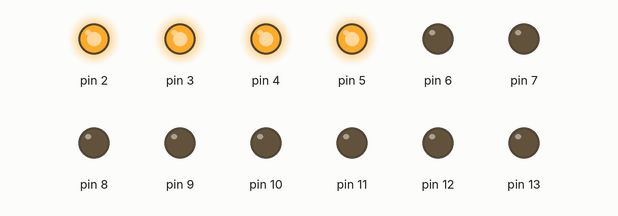
This sketch was run on a simulated Arduino Uno, built with avr-gcc and run on an emulated ATmega328P. Shown: output pins drawn as LEDs (lit = HIGH).

Above: at 0.02 s.
At 0.52 s:
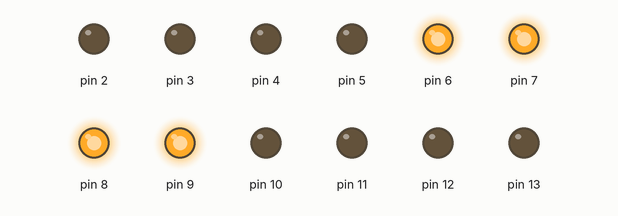
At 0.82 s:
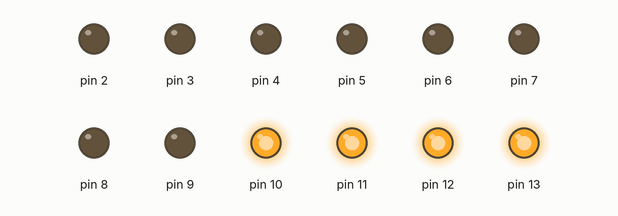
At 1.05 s:
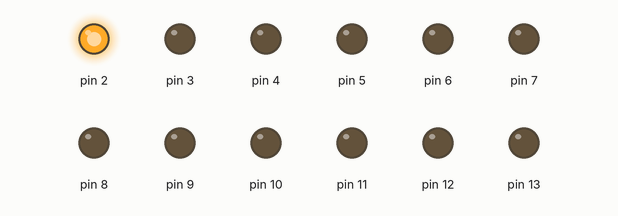
At 2.37 s:
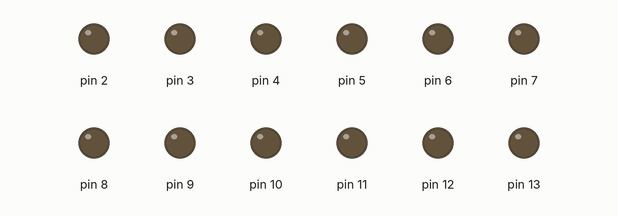
At 3.75 s:
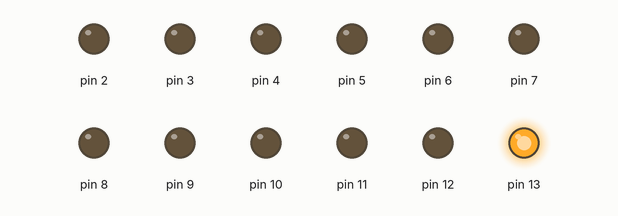
Timing chart, 0 to 4.8 s (numbered marks = the images above):
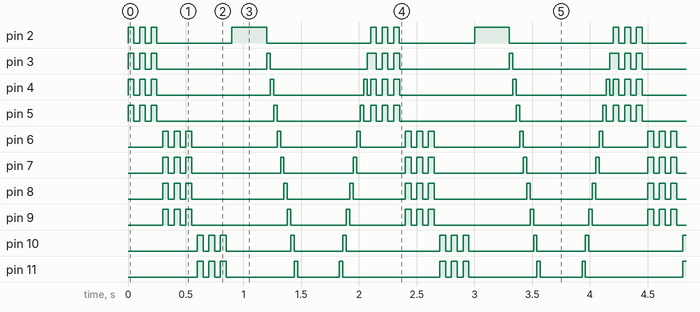

Measured:
- by itself, pin 2, pin 13: repeats every 2.1 s: 2 × (LOW 0.05 s, HIGH 0.05 s), LOW 0.65 s, HIGH 0.30 s, LOW 0.90 s, HIGH 0.05 s
- by itself, pin 3: repeats every 2.1 s: 2 × (LOW 0.05 s, HIGH 0.05 s), LOW 0.95 s, HIGH 0.03 s, LOW 0.84 s, HIGH 0.08 s
- by itself, pin 4: repeats every 2.1 s: 2 × (LOW 0.05 s, HIGH 0.05 s), LOW 0.98 s, HIGH 0.03 s, LOW 0.78 s, HIGH 0.03 s, LOW 0.03 s, HIGH 0.05 s
- by itself, pin 5: repeats every 2.1 s: 2 × (LOW 0.05 s, HIGH 0.05 s), LOW 1.0 s, HIGH 0.03 s, LOW 0.72 s, HIGH 0.03 s, LOW 0.06 s, HIGH 0.05 s
- by itself, pin 6: repeats every 2.1 s: 2 × (LOW 0.05 s, HIGH 0.05 s), LOW 0.74 s, HIGH 0.03 s, LOW 0.66 s, HIGH 0.03 s, LOW 0.39 s, HIGH 0.05 s
- by itself, pin 7: repeats every 2.1 s: 2 × (LOW 0.05 s, HIGH 0.05 s), LOW 0.77 s, HIGH 0.03 s, LOW 0.60 s, HIGH 0.03 s, LOW 0.42 s, HIGH 0.05 s
- by itself, pin 8: repeats every 2.1 s: 2 × (LOW 0.05 s, HIGH 0.05 s), LOW 0.80 s, HIGH 0.03 s, LOW 0.54 s, HIGH 0.03 s, LOW 0.45 s, HIGH 0.05 s
- by itself, pin 9: repeats every 2.1 s: 2 × (LOW 0.05 s, HIGH 0.05 s), LOW 0.83 s, 2 × (HIGH 0.03 s, LOW 0.48 s), HIGH 0.05 s

The sketch:

chasers_dos.ino
```cpp
void setup() {
  // initialize digital pin 13 as an output.
  pinMode(13, OUTPUT);
   pinMode(12, OUTPUT);
    pinMode(11, OUTPUT);
    pinMode(10, OUTPUT);
   pinMode(9, OUTPUT);
    pinMode(8, OUTPUT);
    pinMode(7, OUTPUT);
   pinMode(6, OUTPUT);
    pinMode(5, OUTPUT);
    pinMode(4, OUTPUT);
   pinMode(3, OUTPUT);
    pinMode(2, OUTPUT);
}

void loop() {

  digitalWrite(2,HIGH);
  digitalWrite(3,HIGH);
  digitalWrite(4,HIGH);
  digitalWrite(5,HIGH);
  delay(50);
  digitalWrite(2,LOW);
  digitalWrite(3,LOW);
  digitalWrite(4,LOW);
  digitalWrite(5,LOW);
delay(50);
   digitalWrite(2,HIGH);
  digitalWrite(3,HIGH);
  digitalWrite(4,HIGH);
  digitalWrite(5,HIGH);
  delay(50);
   digitalWrite(2,LOW);
  digitalWrite(3,LOW);
  digitalWrite(4,LOW);
  digitalWrite(5,LOW);
delay(50);
   digitalWrite(2,HIGH);
  digitalWrite(3,HIGH);
  digitalWrite(4,HIGH);
  digitalWrite(5,HIGH);
  delay(50);
   digitalWrite(2,LOW);
  digitalWrite(3,LOW);
  digitalWrite(4,LOW);
  digitalWrite(5,LOW);
delay(50);
   digitalWrite(6,HIGH);
  digitalWrite(7,HIGH);
  digitalWrite(8,HIGH);
  digitalWrite(9,HIGH);
  delay(50);
   digitalWrite(6,LOW);
  digitalWrite(7,LOW);
  digitalWrite(8,LOW);
  digitalWrite(9,LOW);
delay(50);
  digitalWrite(6,HIGH);
  digitalWrite(7,HIGH);
  digitalWrite(8,HIGH);
  digitalWrite(9,HIGH);
  delay(50);
   digitalWrite(6,LOW);
  digitalWrite(7,LOW);
  digitalWrite(8,LOW);
  digitalWrite(9,LOW);
delay(50);
  digitalWrite(6,HIGH);
  digitalWrite(7,HIGH);
  digitalWrite(8,HIGH);
  digitalWrite(9,HIGH);
  delay(50);
   digitalWrite(6,LOW);
  digitalWrite(7,LOW);
  digitalWrite(8,LOW);
  digitalWrite(9,LOW);
delay(50);

  digitalWrite(10,HIGH);
  digitalWrite(11,HIGH);
  digitalWrite(12,HIGH);
  digitalWrite(13,HIGH);
  delay(50);
   digitalWrite(10,LOW);
  digitalWrite(11,LOW);
  digitalWrite(12,LOW);
  digitalWrite(13,LOW);
delay(50);
  digitalWrite(10,HIGH);
  digitalWrite(11,HIGH);
  digitalWrite(12,HIGH);
  digitalWrite(13,HIGH);
  delay(50);
  digitalWrite(10,LOW);
  digitalWrite(11,LOW);
  digitalWrite(12,LOW);
  digitalWrite(13,LOW);
delay(50);
  digitalWrite(10,HIGH);
  digitalWrite(11,HIGH);
  digitalWrite(12,HIGH);
  digitalWrite(13,HIGH);
  delay(50);
  digitalWrite(10,LOW);
  digitalWrite(11,LOW);
  digitalWrite(12,LOW);
  digitalWrite(13,LOW);
delay(50);

 digitalWrite(2, HIGH);
  delay(300);
  digitalWrite(2, LOW);
  digitalWrite(3, HIGH);
  delay(30);
  digitalWrite(3, LOW);
  digitalWrite(4, HIGH);
  delay(30);
  digitalWrite(4, LOW);

  digitalWrite(5, HIGH);
  delay(30);
  digitalWrite(5, LOW);
  digitalWrite(6, HIGH);
  delay(30);
  digitalWrite(6, LOW);
  digitalWrite(7, HIGH);
  delay(30);
  digitalWrite(7, LOW);

  digitalWrite(8, HIGH);
  delay(30);
  digitalWrite(8, LOW);
  digitalWrite(9, HIGH);
  delay(30);
  digitalWrite(9, LOW);
  digitalWrite(10, HIGH);
  delay(30);
  digitalWrite(10, LOW);

  digitalWrite(11, HIGH);
  delay(30);
  digitalWrite(11, LOW);
  digitalWrite(12, HIGH);
  delay(30);
  digitalWrite(12, LOW);
  digitalWrite(13, HIGH);
  delay(300);

 digitalWrite(13, LOW);
  digitalWrite(12, HIGH);
  delay(30);
  digitalWrite(12, LOW);

  digitalWrite(11, HIGH);
  delay(30);
  digitalWrite(11, LOW);
  digitalWrite(10, HIGH);
  delay(30);
  digitalWrite(10, LOW);
  digitalWrite(9, HIGH);
  delay(30);
  digitalWrite(9, LOW);

  digitalWrite(8, HIGH);
  delay(30);
  digitalWrite(8, LOW);
  digitalWrite(7, HIGH);
  delay(30);
  digitalWrite(7, LOW);
  digitalWrite(6, HIGH);
  delay(30);
  digitalWrite(6, LOW);

  digitalWrite(5, HIGH);
  delay(30);
  digitalWrite(5, LOW);
  digitalWrite(4, HIGH);
  delay(30);
  digitalWrite(4, LOW);
  digitalWrite(3, HIGH);
  delay(30);
  digitalWrite(3, LOW);


}
```
